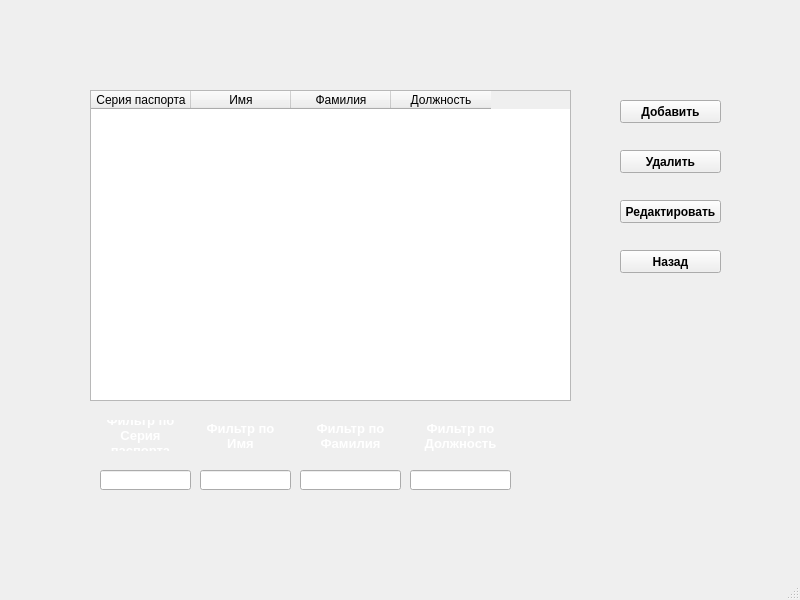
<?xml version="1.0" encoding="UTF-8"?>
<ui version="4.0">
 <class>Employees</class>
 <widget class="QMainWindow" name="Employees">
  <property name="geometry">
   <rect>
    <x>0</x>
    <y>0</y>
    <width>800</width>
    <height>600</height>
   </rect>
  </property>
  <property name="windowTitle">
   <string>MainWindow</string>
  </property>
  <widget class="QWidget" name="centralwidget">
   <widget class="QTableWidget" name="tableWidget">
    <property name="geometry">
     <rect>
      <x>90</x>
      <y>90</y>
      <width>481</width>
      <height>311</height>
     </rect>
    </property>
    <column>
     <property name="text">
      <string>Серия паспорта</string>
     </property>
    </column>
    <column>
     <property name="text">
      <string>Имя</string>
     </property>
    </column>
    <column>
     <property name="text">
      <string>Фамилия</string>
     </property>
    </column>
    <column>
     <property name="text">
      <string>Должность</string>
     </property>
    </column>
   </widget>
   <widget class="QPushButton" name="BackButton">
    <property name="geometry">
     <rect>
      <x>620</x>
      <y>250</y>
      <width>101</width>
      <height>23</height>
     </rect>
    </property>
    <property name="font">
     <font>
      <weight>75</weight>
      <bold>true</bold>
     </font>
    </property>
    <property name="text">
     <string>Назад</string>
    </property>
   </widget>
   <widget class="QPushButton" name="AddButton">
    <property name="geometry">
     <rect>
      <x>620</x>
      <y>100</y>
      <width>101</width>
      <height>23</height>
     </rect>
    </property>
    <property name="font">
     <font>
      <weight>75</weight>
      <bold>true</bold>
     </font>
    </property>
    <property name="text">
     <string>Добавить</string>
    </property>
   </widget>
   <widget class="QPushButton" name="DeleteButton">
    <property name="geometry">
     <rect>
      <x>620</x>
      <y>150</y>
      <width>101</width>
      <height>23</height>
     </rect>
    </property>
    <property name="font">
     <font>
      <weight>75</weight>
      <bold>true</bold>
     </font>
    </property>
    <property name="text">
     <string>Удалить</string>
    </property>
   </widget>
   <widget class="QPushButton" name="EditButton">
    <property name="geometry">
     <rect>
      <x>620</x>
      <y>200</y>
      <width>101</width>
      <height>23</height>
     </rect>
    </property>
    <property name="font">
     <font>
      <weight>75</weight>
      <bold>true</bold>
     </font>
    </property>
    <property name="text">
     <string>Редактировать</string>
    </property>
   </widget>
   <widget class="QLineEdit" name="lineEdit">
    <property name="geometry">
     <rect>
      <x>100</x>
      <y>470</y>
      <width>91</width>
      <height>20</height>
     </rect>
    </property>
   </widget>
   <widget class="QLineEdit" name="lineEdit_2">
    <property name="geometry">
     <rect>
      <x>200</x>
      <y>470</y>
      <width>91</width>
      <height>20</height>
     </rect>
    </property>
   </widget>
   <widget class="QLineEdit" name="lineEdit_3">
    <property name="geometry">
     <rect>
      <x>300</x>
      <y>470</y>
      <width>101</width>
      <height>20</height>
     </rect>
    </property>
   </widget>
   <widget class="QLineEdit" name="lineEdit_4">
    <property name="geometry">
     <rect>
      <x>410</x>
      <y>470</y>
      <width>101</width>
      <height>20</height>
     </rect>
    </property>
   </widget>
   <widget class="QLabel" name="label">
    <property name="geometry">
     <rect>
      <x>100</x>
      <y>420</y>
      <width>81</width>
      <height>31</height>
     </rect>
    </property>
    <property name="palette">
     <palette>
      <active>
       <colorrole role="WindowText">
        <brush brushstyle="SolidPattern">
         <color alpha="255">
          <red>255</red>
          <green>255</green>
          <blue>255</blue>
         </color>
        </brush>
       </colorrole>
      </active>
      <inactive>
       <colorrole role="WindowText">
        <brush brushstyle="SolidPattern">
         <color alpha="255">
          <red>255</red>
          <green>255</green>
          <blue>255</blue>
         </color>
        </brush>
       </colorrole>
      </inactive>
      <disabled>
       <colorrole role="WindowText">
        <brush brushstyle="SolidPattern">
         <color alpha="255">
          <red>120</red>
          <green>120</green>
          <blue>120</blue>
         </color>
        </brush>
       </colorrole>
      </disabled>
     </palette>
    </property>
    <property name="font">
     <font>
      <pointsize>10</pointsize>
      <weight>75</weight>
      <bold>true</bold>
     </font>
    </property>
    <property name="acceptDrops">
     <bool>false</bool>
    </property>
    <property name="text">
     <string>Фильтр по Серия паспорта</string>
    </property>
    <property name="alignment">
     <set>Qt::AlignCenter</set>
    </property>
    <property name="wordWrap">
     <bool>true</bool>
    </property>
   </widget>
   <widget class="QLabel" name="label_2">
    <property name="geometry">
     <rect>
      <x>200</x>
      <y>420</y>
      <width>81</width>
      <height>31</height>
     </rect>
    </property>
    <property name="palette">
     <palette>
      <active>
       <colorrole role="WindowText">
        <brush brushstyle="SolidPattern">
         <color alpha="255">
          <red>255</red>
          <green>255</green>
          <blue>255</blue>
         </color>
        </brush>
       </colorrole>
      </active>
      <inactive>
       <colorrole role="WindowText">
        <brush brushstyle="SolidPattern">
         <color alpha="255">
          <red>255</red>
          <green>255</green>
          <blue>255</blue>
         </color>
        </brush>
       </colorrole>
      </inactive>
      <disabled>
       <colorrole role="WindowText">
        <brush brushstyle="SolidPattern">
         <color alpha="255">
          <red>120</red>
          <green>120</green>
          <blue>120</blue>
         </color>
        </brush>
       </colorrole>
      </disabled>
     </palette>
    </property>
    <property name="font">
     <font>
      <pointsize>10</pointsize>
      <weight>75</weight>
      <bold>true</bold>
     </font>
    </property>
    <property name="acceptDrops">
     <bool>false</bool>
    </property>
    <property name="text">
     <string>Фильтр по Имя</string>
    </property>
    <property name="alignment">
     <set>Qt::AlignCenter</set>
    </property>
    <property name="wordWrap">
     <bool>true</bool>
    </property>
   </widget>
   <widget class="QLabel" name="label_3">
    <property name="geometry">
     <rect>
      <x>310</x>
      <y>420</y>
      <width>81</width>
      <height>31</height>
     </rect>
    </property>
    <property name="palette">
     <palette>
      <active>
       <colorrole role="WindowText">
        <brush brushstyle="SolidPattern">
         <color alpha="255">
          <red>255</red>
          <green>255</green>
          <blue>255</blue>
         </color>
        </brush>
       </colorrole>
      </active>
      <inactive>
       <colorrole role="WindowText">
        <brush brushstyle="SolidPattern">
         <color alpha="255">
          <red>255</red>
          <green>255</green>
          <blue>255</blue>
         </color>
        </brush>
       </colorrole>
      </inactive>
      <disabled>
       <colorrole role="WindowText">
        <brush brushstyle="SolidPattern">
         <color alpha="255">
          <red>120</red>
          <green>120</green>
          <blue>120</blue>
         </color>
        </brush>
       </colorrole>
      </disabled>
     </palette>
    </property>
    <property name="font">
     <font>
      <pointsize>10</pointsize>
      <weight>75</weight>
      <bold>true</bold>
     </font>
    </property>
    <property name="acceptDrops">
     <bool>false</bool>
    </property>
    <property name="text">
     <string>Фильтр по Фамилия</string>
    </property>
    <property name="alignment">
     <set>Qt::AlignCenter</set>
    </property>
    <property name="wordWrap">
     <bool>true</bool>
    </property>
   </widget>
   <widget class="QLabel" name="label_4">
    <property name="geometry">
     <rect>
      <x>420</x>
      <y>420</y>
      <width>81</width>
      <height>31</height>
     </rect>
    </property>
    <property name="palette">
     <palette>
      <active>
       <colorrole role="WindowText">
        <brush brushstyle="SolidPattern">
         <color alpha="255">
          <red>255</red>
          <green>255</green>
          <blue>255</blue>
         </color>
        </brush>
       </colorrole>
      </active>
      <inactive>
       <colorrole role="WindowText">
        <brush brushstyle="SolidPattern">
         <color alpha="255">
          <red>255</red>
          <green>255</green>
          <blue>255</blue>
         </color>
        </brush>
       </colorrole>
      </inactive>
      <disabled>
       <colorrole role="WindowText">
        <brush brushstyle="SolidPattern">
         <color alpha="255">
          <red>120</red>
          <green>120</green>
          <blue>120</blue>
         </color>
        </brush>
       </colorrole>
      </disabled>
     </palette>
    </property>
    <property name="font">
     <font>
      <pointsize>10</pointsize>
      <weight>75</weight>
      <bold>true</bold>
     </font>
    </property>
    <property name="acceptDrops">
     <bool>false</bool>
    </property>
    <property name="text">
     <string>Фильтр по Должность</string>
    </property>
    <property name="alignment">
     <set>Qt::AlignCenter</set>
    </property>
    <property name="wordWrap">
     <bool>true</bool>
    </property>
   </widget>
   <widget class="QLabel" name="label_5">
    <property name="geometry">
     <rect>
      <x>0</x>
      <y>0</y>
      <width>801</width>
      <height>581</height>
     </rect>
    </property>
    <property name="text">
     <string/>
    </property>
    <property name="pixmap">
     <pixmap>../../Downloads/monochrome-vehicle-train-railway-train-station-transport-Passenger-track-black-and-white-monochrome-photography-metropolitan-area-public-transport-rail-transport-rolling-stock-passenger-car-railroad-car-102481.jpg</pixmap>
    </property>
   </widget>
   <zorder>label_5</zorder>
   <zorder>tableWidget</zorder>
   <zorder>BackButton</zorder>
   <zorder>AddButton</zorder>
   <zorder>DeleteButton</zorder>
   <zorder>EditButton</zorder>
   <zorder>lineEdit</zorder>
   <zorder>lineEdit_2</zorder>
   <zorder>lineEdit_3</zorder>
   <zorder>lineEdit_4</zorder>
   <zorder>label</zorder>
   <zorder>label_2</zorder>
   <zorder>label_3</zorder>
   <zorder>label_4</zorder>
  </widget>
  <widget class="QMenuBar" name="menubar">
   <property name="geometry">
    <rect>
     <x>0</x>
     <y>0</y>
     <width>800</width>
     <height>21</height>
    </rect>
   </property>
  </widget>
  <widget class="QStatusBar" name="statusbar"/>
 </widget>
 <resources/>
 <connections/>
</ui>
